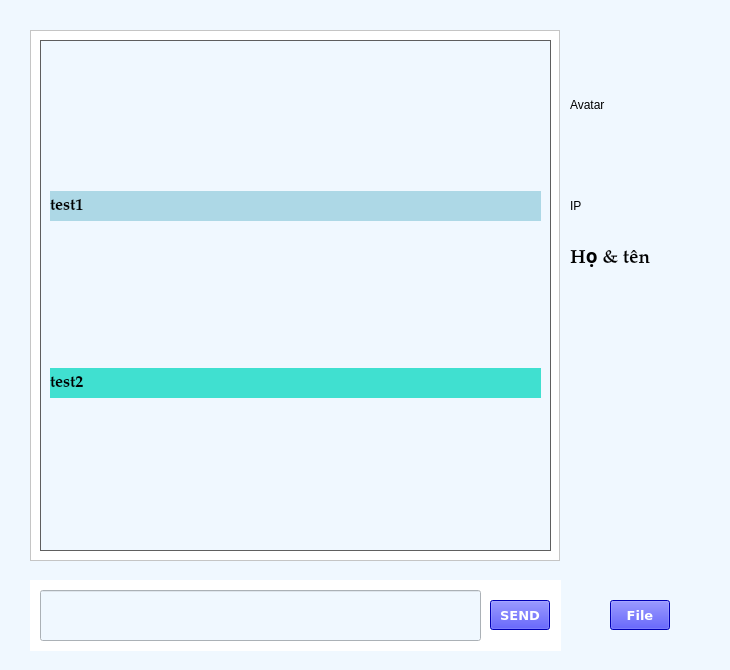
<?xml version="1.0" encoding="UTF-8"?>
<ui version="4.0">
 <class>MainChat</class>
 <widget class="QMainWindow" name="MainChat">
  <property name="geometry">
   <rect>
    <x>0</x>
    <y>0</y>
    <width>730</width>
    <height>670</height>
   </rect>
  </property>
  <property name="windowTitle">
   <string>MainWindow</string>
  </property>
  <property name="styleSheet">
   <string notr="true">background-color: rgb(240,248,255);</string>
  </property>
  <widget class="QWidget" name="centralwidget">
   <widget class="QLabel" name="avatar">
    <property name="geometry">
     <rect>
      <x>570</x>
      <y>30</y>
      <width>150</width>
      <height>150</height>
     </rect>
    </property>
    <property name="font">
     <font>
      <family>Segoe UI</family>
     </font>
    </property>
    <property name="styleSheet">
     <string notr="true">border-image: url(:/image/image/human.jpg);</string>
    </property>
    <property name="text">
     <string>Avatar</string>
    </property>
   </widget>
   <widget class="QTextBrowser" name="textBrowser">
    <property name="geometry">
     <rect>
      <x>30</x>
      <y>30</y>
      <width>530</width>
      <height>531</height>
     </rect>
    </property>
    <property name="styleSheet">
     <string notr="true">background-color: white;</string>
    </property>
    <property name="html">
     <string>&lt;!DOCTYPE HTML PUBLIC &quot;-//W3C//DTD HTML 4.0//EN&quot; &quot;http://www.w3.org/TR/REC-html40/strict.dtd&quot;&gt;
&lt;html&gt;&lt;head&gt;&lt;meta name=&quot;qrichtext&quot; content=&quot;1&quot; /&gt;&lt;style type=&quot;text/css&quot;&gt;
p, li { white-space: pre-wrap; }
&lt;/style&gt;&lt;/head&gt;&lt;body style=&quot; font-family:'MS Shell Dlg 2'; font-size:7.8pt; font-weight:400; font-style:normal;&quot;&gt;
&lt;p style=&quot;-qt-paragraph-type:empty; margin-top:0px; margin-bottom:0px; margin-left:0px; margin-right:0px; -qt-block-indent:0; text-indent:0px;&quot;&gt;&lt;br /&gt;&lt;/p&gt;&lt;/body&gt;&lt;/html&gt;</string>
    </property>
   </widget>
   <widget class="QLineEdit" name="lineEdit">
    <property name="geometry">
     <rect>
      <x>40</x>
      <y>590</y>
      <width>441</width>
      <height>51</height>
     </rect>
    </property>
    <property name="font">
     <font>
      <family>Times New Roman</family>
      <pointsize>12</pointsize>
     </font>
    </property>
    <property name="text">
     <string/>
    </property>
    <property name="maxLength">
     <number>60</number>
    </property>
   </widget>
   <widget class="QPushButton" name="pushButton">
    <property name="geometry">
     <rect>
      <x>490</x>
      <y>600</y>
      <width>60</width>
      <height>30</height>
     </rect>
    </property>
    <property name="font">
     <font>
      <family>Verdana</family>
      <pointsize>10</pointsize>
      <weight>75</weight>
      <bold>true</bold>
     </font>
    </property>
    <property name="styleSheet">
     <string notr="true">background-color: blue;
color: white;</string>
    </property>
    <property name="text">
     <string>SEND</string>
    </property>
   </widget>
   <widget class="QLabel" name="IP">
    <property name="geometry">
     <rect>
      <x>570</x>
      <y>190</y>
      <width>151</width>
      <height>31</height>
     </rect>
    </property>
    <property name="font">
     <font>
      <family>Segoe UI</family>
     </font>
    </property>
    <property name="text">
     <string>IP</string>
    </property>
   </widget>
   <widget class="QLabel" name="IP_2">
    <property name="geometry">
     <rect>
      <x>570</x>
      <y>240</y>
      <width>151</width>
      <height>31</height>
     </rect>
    </property>
    <property name="font">
     <font>
      <family>Palatino Linotype</family>
      <pointsize>14</pointsize>
      <weight>75</weight>
      <bold>true</bold>
     </font>
    </property>
    <property name="text">
     <string>Họ &amp; tên</string>
    </property>
   </widget>
   <widget class="QScrollArea" name="scrollArea">
    <property name="geometry">
     <rect>
      <x>40</x>
      <y>40</y>
      <width>511</width>
      <height>511</height>
     </rect>
    </property>
    <property name="sizePolicy">
     <sizepolicy hsizetype="Fixed" vsizetype="Expanding">
      <horstretch>0</horstretch>
      <verstretch>0</verstretch>
     </sizepolicy>
    </property>
    <property name="styleSheet">
     <string notr="true">#scrollArea{
	background-color:rgba(0,0,0,100);
}</string>
    </property>
    <property name="widgetResizable">
     <bool>true</bool>
    </property>
    <widget class="QWidget" name="scrollAreaWidgetContents">
     <property name="geometry">
      <rect>
       <x>0</x>
       <y>0</y>
       <width>509</width>
       <height>509</height>
      </rect>
     </property>
     <layout class="QVBoxLayout" name="verticalLayout">
      <item>
       <widget class="QLabel" name="label">
        <property name="sizePolicy">
         <sizepolicy hsizetype="Preferred" vsizetype="Fixed">
          <horstretch>0</horstretch>
          <verstretch>0</verstretch>
         </sizepolicy>
        </property>
        <property name="minimumSize">
         <size>
          <width>0</width>
          <height>30</height>
         </size>
        </property>
        <property name="palette">
         <palette>
          <active>
           <colorrole role="Button">
            <brush brushstyle="SolidPattern">
             <color alpha="255">
              <red>173</red>
              <green>216</green>
              <blue>230</blue>
             </color>
            </brush>
           </colorrole>
           <colorrole role="Base">
            <brush brushstyle="SolidPattern">
             <color alpha="255">
              <red>173</red>
              <green>216</green>
              <blue>230</blue>
             </color>
            </brush>
           </colorrole>
           <colorrole role="Window">
            <brush brushstyle="SolidPattern">
             <color alpha="255">
              <red>173</red>
              <green>216</green>
              <blue>230</blue>
             </color>
            </brush>
           </colorrole>
          </active>
          <inactive>
           <colorrole role="Button">
            <brush brushstyle="SolidPattern">
             <color alpha="255">
              <red>173</red>
              <green>216</green>
              <blue>230</blue>
             </color>
            </brush>
           </colorrole>
           <colorrole role="Base">
            <brush brushstyle="SolidPattern">
             <color alpha="255">
              <red>173</red>
              <green>216</green>
              <blue>230</blue>
             </color>
            </brush>
           </colorrole>
           <colorrole role="Window">
            <brush brushstyle="SolidPattern">
             <color alpha="255">
              <red>173</red>
              <green>216</green>
              <blue>230</blue>
             </color>
            </brush>
           </colorrole>
          </inactive>
          <disabled>
           <colorrole role="Button">
            <brush brushstyle="SolidPattern">
             <color alpha="255">
              <red>173</red>
              <green>216</green>
              <blue>230</blue>
             </color>
            </brush>
           </colorrole>
           <colorrole role="Base">
            <brush brushstyle="SolidPattern">
             <color alpha="255">
              <red>173</red>
              <green>216</green>
              <blue>230</blue>
             </color>
            </brush>
           </colorrole>
           <colorrole role="Window">
            <brush brushstyle="SolidPattern">
             <color alpha="255">
              <red>173</red>
              <green>216</green>
              <blue>230</blue>
             </color>
            </brush>
           </colorrole>
          </disabled>
         </palette>
        </property>
        <property name="font">
         <font>
          <family>Palatino Linotype</family>
          <pointsize>12</pointsize>
          <weight>75</weight>
          <bold>true</bold>
         </font>
        </property>
        <property name="autoFillBackground">
         <bool>false</bool>
        </property>
        <property name="styleSheet">
         <string notr="true">background-color:lightblue;</string>
        </property>
        <property name="text">
         <string>test1</string>
        </property>
       </widget>
      </item>
      <item>
       <widget class="QLabel" name="label_2">
        <property name="sizePolicy">
         <sizepolicy hsizetype="Preferred" vsizetype="Fixed">
          <horstretch>0</horstretch>
          <verstretch>0</verstretch>
         </sizepolicy>
        </property>
        <property name="minimumSize">
         <size>
          <width>0</width>
          <height>30</height>
         </size>
        </property>
        <property name="font">
         <font>
          <family>Palatino Linotype</family>
          <pointsize>12</pointsize>
          <weight>75</weight>
          <bold>true</bold>
         </font>
        </property>
        <property name="styleSheet">
         <string notr="true">background-color: turquoise</string>
        </property>
        <property name="text">
         <string>test2</string>
        </property>
       </widget>
      </item>
     </layout>
    </widget>
   </widget>
   <widget class="QLabel" name="label_3">
    <property name="geometry">
     <rect>
      <x>30</x>
      <y>580</y>
      <width>531</width>
      <height>71</height>
     </rect>
    </property>
    <property name="styleSheet">
     <string notr="true">background-color: white;</string>
    </property>
    <property name="text">
     <string/>
    </property>
   </widget>
   <widget class="QPushButton" name="pushButton_2">
    <property name="geometry">
     <rect>
      <x>610</x>
      <y>600</y>
      <width>60</width>
      <height>30</height>
     </rect>
    </property>
    <property name="font">
     <font>
      <family>Verdana</family>
      <pointsize>10</pointsize>
      <weight>75</weight>
      <bold>true</bold>
     </font>
    </property>
    <property name="styleSheet">
     <string notr="true">background-color: blue;
color: white;</string>
    </property>
    <property name="text">
     <string>File</string>
    </property>
   </widget>
   <zorder>avatar</zorder>
   <zorder>textBrowser</zorder>
   <zorder>IP</zorder>
   <zorder>IP_2</zorder>
   <zorder>scrollArea</zorder>
   <zorder>label_3</zorder>
   <zorder>lineEdit</zorder>
   <zorder>pushButton</zorder>
   <zorder>pushButton_2</zorder>
  </widget>
 </widget>
 <resources/>
 <connections/>
</ui>
